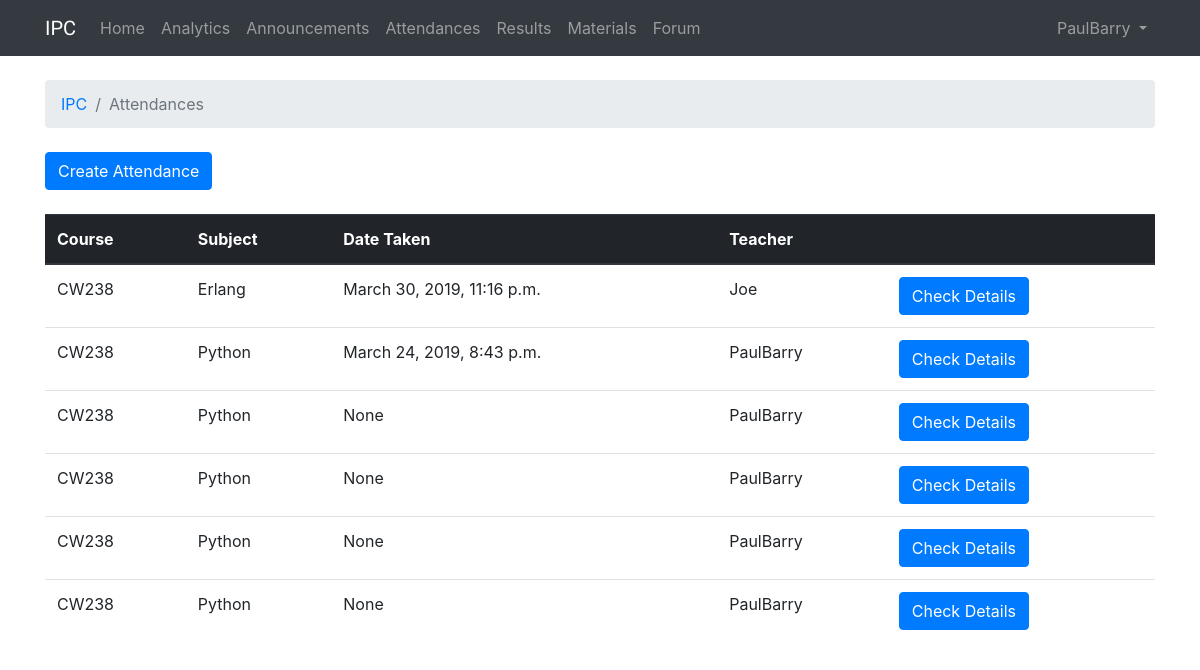
Screenshot of /1/attendance (signed in) with the database file from the repository.
### IPC/models.py (models this page shows, shortened)
class Attendance(models.Model):
    attendanceDate = models.DateTimeField(auto_now_add=True)
    attendanceTeacherId = models.ForeignKey(User, on_delete=models.CASCADE, related_name='attendance_taker')
    attendanceCourseId = models.ForeignKey(Course, on_delete=models.CASCADE, related_name='current_course')
    attendanceSubject = models.ForeignKey(Subject, on_delete=models.CASCADE)

class Course(models.Model):
    courseName = models.CharField(max_length=255)
    courseCode= models.CharField(max_length=255)
    courseInstitution = models.ForeignKey(Institution, on_delete=models.CASCADE,)
    def __str__(self):
        return self.courseCode

class Subject(models.Model):
    subjectName = models.CharField(max_length=255)
    subjectCourse = models.ForeignKey(Course, on_delete=models.CASCADE)
    subjectTeacherId = models.ForeignKey(User, on_delete=models.CASCADE)
    def __str__(self):
        return self.subjectName

### IPC/views.py (the view, shortened to what this page needs)
# urls.py: path('<int:course_id>/attendance', views.course_attendance, name='course_attendance'),
@login_required
def course_attendance(request, course_id):
    user = request.user
    if user.groups.filter(name='Teacher').exists():
        user_type = "teacher"
    elif user.groups.filter(name='Student').exists():
        user_type = "student"
    if user_type == "teacher":
        attendances = list(Attendance.objects.filter(attendanceCourseId=course_id).order_by('-attendanceDate'))
        current_subject = Subject.objects.get(subjectCourse = course_id, subjectTeacherId = request.user)
        last_attendance = Attendance.objects.filter(attendanceTeacherId=request.user, attendanceCourseId=course_id, attendanceSubject=current_subject).last()
        if not last_attendance:
            lock = "unlock"
        else:
            time_diff = (datetime.utcnow().replace(tzinfo=utc)-last_attendance.attendanceDate)
            seconds = time_diff.total_seconds()
            hours = seconds // 3600
            lock = "lock"
            if hours >= 1:
                lock = "unlock"
        return render(request, 'attendance.html', {'attendances': attendances,
                                                   'user_type': user_type,
                                                   'lock': lock,
                                                   'course_id': course_id,})

### templates/attendance.html (shortened to what this page needs)
{% extends 'base.html' %}
{% block breadcrumb %}
  <li class="breadcrumb-item"><a href="{% url 'course' %}">IPC</a></li>
  <li class="breadcrumb-item active">Attendances</li>
{% endblock %}
{% block content %}
  {% if user_type == "teacher" %}
    <div class="mb-4">
      {% if lock == "lock" %}
        <a class="btn btn-primary" disabled>Create Attendance</a>
      {% elif lock == "unlock" %}
        <a class="btn btn-primary" href="{% url 'create_course_attendance' course_id=course_id %}">Create Attendance</a>
      {% endif %}
    </div>
    <table class="table">
      <thead class="thead-dark">
        <tr>
          <th>Course</th>
          <th>Subject</th>
          <th>Date Taken</th>
          <th>Teacher</th>
          <th></th>
        </tr>
      </thead>
      <tbody>
        {% for attendance in attendances %}
          <tr>
            <td>{{ attendance.attendanceCourseId }}</td>
            <td>{{ attendance.attendanceSubject }}</td>
            <td>{{ attendance.attendanceDate }}</td>
            <td>{{ attendance.attendanceTeacherId }}</td>
            <td><a class="btn btn-primary" href="{% url 'course_attendance_detail' course_id=course_id attendance_id=attendance.id %}">Check Details</a></td>
          </tr>
        {% endfor %}
      </tbody>
    </table>
  {% endif %}
{% endblock %}

### templates/base.html (shortened to what this page needs)
{% load static %}<!DOCTYPE html>
<html>
  <head>
    <link rel="stylesheet" href="{% static 'css/bootstrap.min.css' %}">
    <link rel="stylesheet" href="{% static 'css/app.css' %}">
  </head>
  <body>
    {% block body %}
      <nav class="navbar navbar-expand-lg navbar-dark bg-dark">
        <div class="container">
          <a class="navbar-brand" href="{% url 'course' %}">IPC</a>
          <div class="collapse navbar-collapse" id="navbarNavAltMarkup">
            <div class="navbar-nav">
              <a class="nav-item nav-link" href="{% url 'course' %}">Home<span class="sr-only">(current)</span></a>
              <a class="nav-item nav-link" href="{% url 'course_statistic' course_id=course_id %}">Analytics</a>
              <a class="nav-item nav-link" href="{% url 'course_announcement' course_id=course_id %}">Announcements</a>
              <a class="nav-item nav-link" href="{% url 'course_attendance' course_id=course_id %}">Attendances</a>
              <a class="nav-item nav-link" href="{% url 'course_result' course_id=course_id %}">Results</a>
              <a class="nav-item nav-link" href="{% url 'course_material' course_id=course_id %}">Materials</a>
              <a class="nav-item nav-link" href="{% url 'institute_forum' course_id=course_id %}">Forum</a>
            </div>
          </div>
          <div class="collapse navbar-collapse" id="mainMenu">
            <ul class="navbar-nav ml-auto">
              <li class="nav-item dropdown">
                <a class="nav-link dropdown-toggle" href="#" id="userMenu" data-toggle="dropdown" aria-haspopup="true" aria-expanded="false">
                  {{ user.username }}
                </a>
              </li>
            </ul>
          </div>
        </div>
      </nav>
      <div class="container">
        <ol class="breadcrumb my-4">
          {% block breadcrumb %}
          {% endblock %}
        </ol>
        {% block content %}
        {% endblock %}
      </div>
    {% endblock body %}
  </body>
</html>

### static/css/app.css (style rules this page uses)
.navbar-brand { font-family: 'Aldrich', sans-serif; }

### rows the page displays
Attendance: attendanceCourseId "CW238", attendanceSubject "Erlang", attendanceDate "March 30, 2019, 11:16 p.m.", attendanceTeacherId "Joe"
Attendance: attendanceCourseId "CW238", attendanceSubject "Python", attendanceDate "March 24, 2019, 8:43 p.m.", attendanceTeacherId "PaulBarry"
Attendance: attendanceCourseId "CW238", attendanceSubject "Python", attendanceDate "None", attendanceTeacherId "PaulBarry"
Attendance: attendanceCourseId "CW238", attendanceSubject "Python", attendanceDate "None", attendanceTeacherId "PaulBarry"
Attendance: attendanceCourseId "CW238", attendanceSubject "Python", attendanceDate "None", attendanceTeacherId "PaulBarry"
Attendance: attendanceCourseId "CW238", attendanceSubject "Python", attendanceDate "None", attendanceTeacherId "PaulBarry"

### other values shown
{{ user.username }} "PaulBarry"
